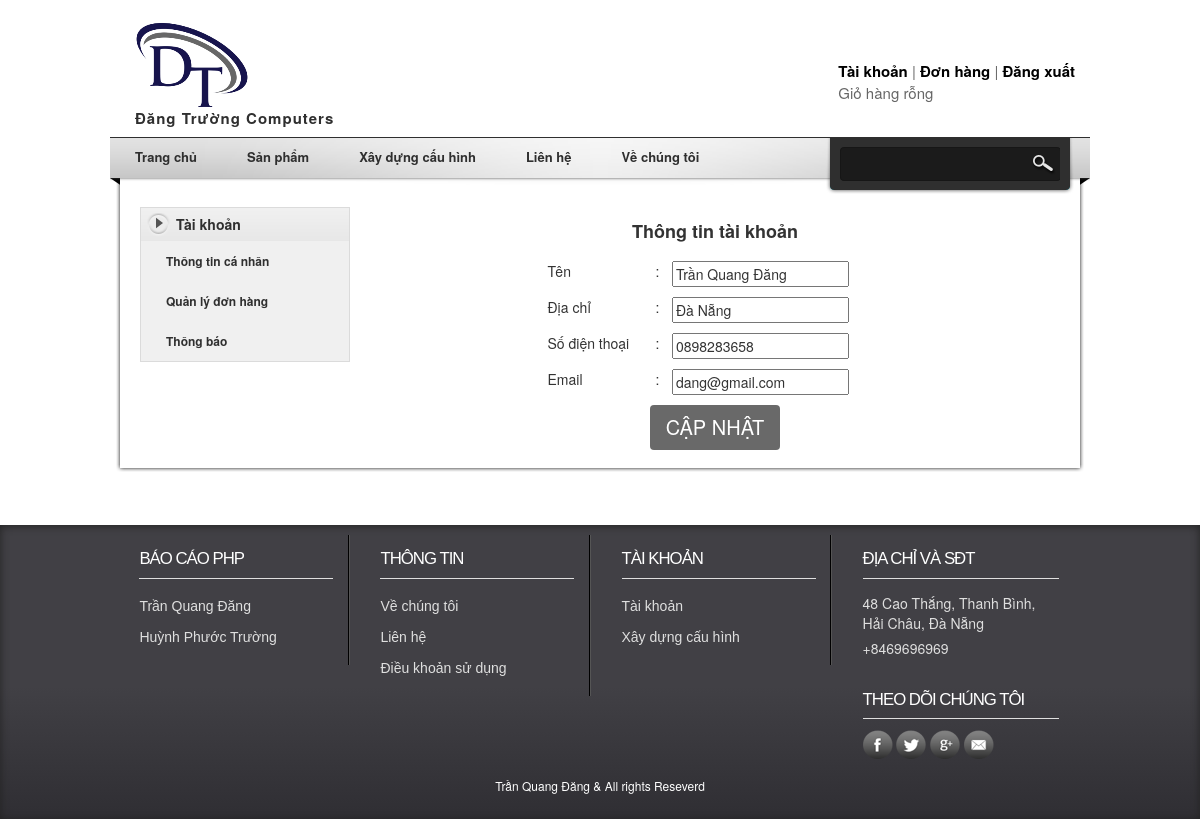
Page /Computers/profile.php (signed in) on the committed database.
### tables this page shows
CREATE TABLE `tblcustomer` (
  `CustID` int(11) NOT NULL,
  `CustName` varchar(255) NOT NULL,
  `CustAddress` varchar(255) NOT NULL,
  `TelNo` char(10) NOT NULL,
  `Email` varchar(255) NOT NULL,
  `Pass` varchar(32) NOT NULL
);

### Computers/classes/Customer.php (called while the page is built, shortened)
<?php
$filepath = realpath(dirname(__FILE__));
include_once($filepath.'/../lib/Database.php');
 ?>
<?php
class Customer
{
    private $database;
    public function __construct()
    {
        $this->database = new Database();
    }
    public function getCustomerData($CustID)
    {
        $query = "SELECT * FROM tblCustomer WHERE CustID = '$CustID'";
        $result = $this->database->select($query);
        return $result;
    }
}

### Computers/lib/Database.php (called while the page is built, shortened)
<?php
class Database
{
    public $host   = DB_HOST;
    public $user   = DB_USER;
    public $pass   = DB_PASS;
    public $dbname = DB_NAME;
    public $link;
    private function connectDB()
    {
        $this->link = new mysqli(
            $this->host,
            $this->user,
            $this->pass,
            $this->dbname
        );
    }
    public function select($query)
    {
        $result = $this->link->query($query) or
        die($this->link->error . __LINE__);
        if ($result->num_rows > 0) {
            return $result;
        } else {
            return false;
        }
    }
}

### Computers/include/topheader.php (called while the page is built, shortened)
<?php
include 'lib/Session.php';
include 'lib/Database.php';
$customer = new Customer();
?>

### Computers/lib/Session.php (called while the page is built, shortened)
<?php
class Session
{
    public static function get($key)
    {
        if (isset($_SESSION[$key])) {
            return $_SESSION[$key];
        } else {
            return false;
        }
    }
}

### Computers/profile.php (the view, shortened to what this page needs)
<?php require "include/topheader.php"; ?>
<?php require "include/header.php"; ?>
<?php
$CustID = Session::get('customerId');
?>
<?php require "include/search.php"; ?>
<?php require "include/sidebarprofile.php"; ?>
		<div id="content" class="float_r">
		<?php
            $getData = $customer->getCustomerData($CustID);
            if ($getData) {
                while ($result = $getData->fetch_assoc()) {
					?>
			<form action="" method="post">
			<table class="table table-responsive tbl">
				<tr>
					<td  colspan="3" style="text-align: center;"><h4 style="font-weight: 700;"> Thông tin tài khoản</h4></td>
				</tr>
				<tr>
					<td >Tên</td>
					<td >:</td>
					<td><input type="text" name="CustName" value="<?php echo $result['CustName']; ?>"></td>
				</tr>
				<tr>
					<td>Địa chỉ</td>
					<td>:</td>
					<td><input type="text" name="CustAddress" value="<?php echo $result['CustAddress']; ?>"></td>
				</tr>
				<tr>
					<td>Số điện thoại</td>
					<td>:</td>
					<td><input type="text" name="TelNo" value="<?php echo $result['TelNo']; ?>"></td>
				</tr>
				<tr>
					<td>Email</td>
					<td>:</td>
					<td><input type="text" name="Email" value="<?php echo $result['Email']; ?>"></td>
				</tr>
				<tr>
					<td colspan="3"><input  type="submit" name="submit" class="btn blackBtn" style="margin: 0 auto; text-align:center; cursor: pointer; vertical-align: middle; padding: 7px 15px" value="CẬP NHẬT" /></td>
				</tr>
			</table>
			</form>
			<?php
                }
            } ?>
		</div>
</div>
<?php require "include/footer.php"?>

### Computers/css/style.css (style rules this page uses)
body { margin: 0; padding: 0; color: #999; font-family: Tahoma, Geneva, sans-serif; font-size: 12px; line-height: 1.4em; background-color: #f5f5f5; background-repeat: repeat; }
h1, h2, h3, h4, h5, h6 { color: #333; font-weight: normal; }
h4 { font-size: 16px; margin: 0 0 15px; padding: 0; }
.float_r { float: right }
#content { width: 690px }
a.blackBtn, input.blackBtn { font-size: 20px; color: #ffffff; background-color: #696969; display: block; padding: 20px; text-decoration: none; }
table { border-collapse:collapse;border-spacing:0; }

### Computers/profile.php (style rules this page uses)
.tbl { width: 50%; margin: 0 auto }
.tbl tr td { text-align: justify; }
.tbl tbody tr td { border-top: none; padding: 5px }

### rows in the picture
tblcustomer: CustName "Trần Quang Đăng", CustAddress "Đà Nẵng", TelNo "0898283658", Email "dang@gmail.com"
